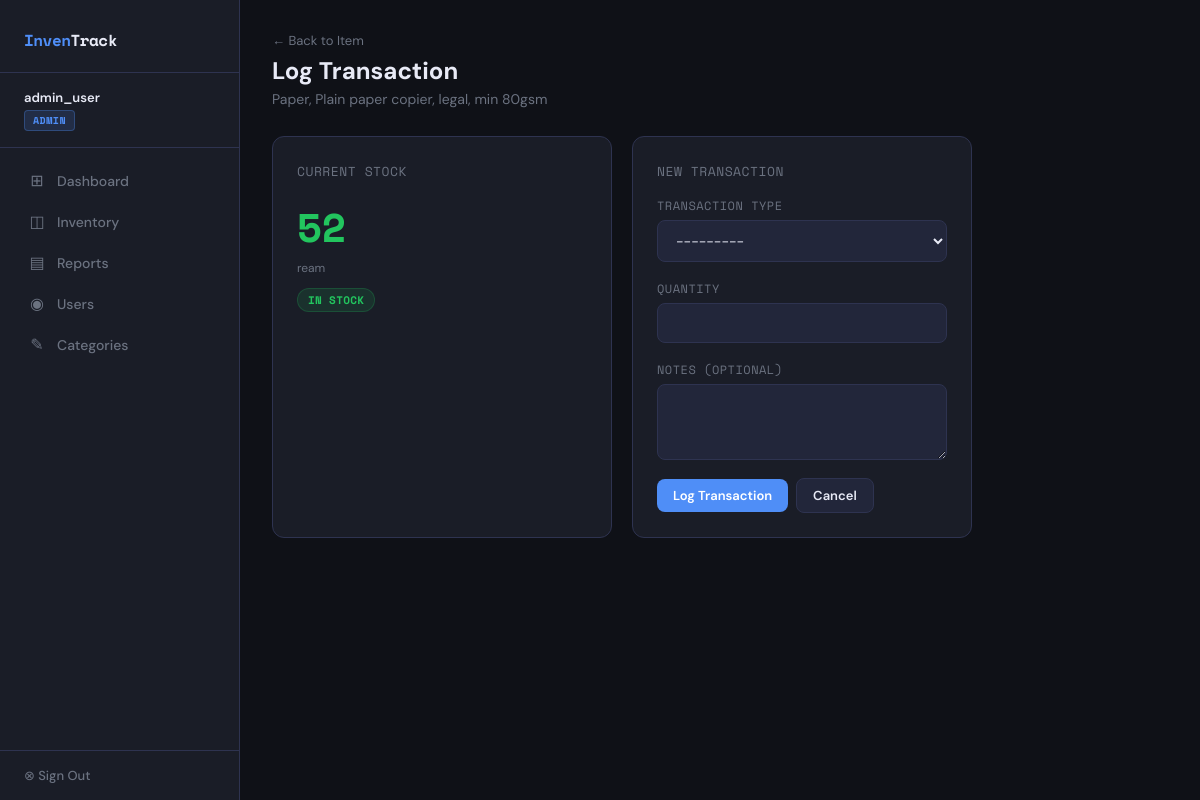
The page /items/1/transaction/ (signed in) on the database its author committed.
### inventory_system_m/inventory/models.py (models this page shows, shortened)
class UserProfile(models.Model):
    ROLE_CHOICES = [
        ('admin', 'Admin'),
        ('supplier', 'Supplier'),
        ('user', 'User'),
    ]
    user = models.OneToOneField(User, on_delete=models.CASCADE, related_name='profile')
    role = models.CharField(max_length=20, choices=ROLE_CHOICES, default='user')

class Item(models.Model):
    UNIT_CHOICES = [
        ('piece', 'Piece'), ('ream', 'Ream'), ('box', 'Box'),
        ('pack', 'Pack'), ('roll', 'Roll'), ('set', 'Set'),
        ('bundle', 'Bundle'), ('can', 'Can'), ('pair', 'Pair'),
        ('bottle', 'Bottle'), ('pad', 'Pad'),
    ]
    stock_number = models.IntegerField(unique=True)
    item_code = models.CharField(max_length=100, blank=True)
    item_name = models.CharField(max_length=255, blank=True, default='')
    description = models.CharField(max_length=255)
    category = models.ForeignKey(Category, on_delete=models.SET_NULL, null=True, blank=True)
    unit_of_measure = models.CharField(max_length=20, choices=UNIT_CHOICES, default='piece')
    quantity = models.IntegerField(default=0)
    minimum_quantity = models.IntegerField(default=10, help_text="Low stock threshold")
    unit_price = models.DecimalField(max_digits=10, decimal_places=2, default=0.00)
    created_at = models.DateTimeField(auto_now_add=True)
    updated_at = models.DateTimeField(auto_now=True)
    @property
    def stock_status(self):
        if self.quantity == 0:
            return 'out_of_stock'
        elif self.quantity <= self.minimum_quantity:
            return 'low_stock'
        return 'in_stock'
    class Meta:
        ordering = ['stock_number']

### inventory_system_m/inventory/views.py (the view)
# urls.py: path('items/<int:pk>/transaction/', views.transaction_create, name='transaction_create'),
@login_required
def transaction_create(request, pk):
    role = get_role(request.user)
    if role != 'admin':
        messages.error(request, 'Only admins can log transactions.')
        return redirect('item_detail', pk=pk)
    item = get_object_or_404(Item, pk=pk)
    if request.method == 'POST':
        form = TransactionForm(request.POST)
        if form.is_valid():
            tx = form.save(commit=False)
            tx.item = item
            tx.performed_by = request.user
            tx.previous_quantity = item.quantity
            if tx.transaction_type == 'in':
                item.quantity += tx.quantity
            elif tx.transaction_type == 'out':
                if tx.quantity > item.quantity:
                    messages.error(request, 'Cannot remove more than available stock.')
                    return render(request, 'inventory/transaction_form.html', {'form': form, 'item': item, 'role': role})
                item.quantity -= tx.quantity
            else:
                item.quantity = tx.quantity
            tx.new_quantity = item.quantity
            item.save()
            tx.save()
            messages.success(request, 'Transaction logged successfully.')
            return redirect('item_detail', pk=pk)
    else:
        form = TransactionForm()
    return render(request, 'inventory/transaction_form.html', {'form': form, 'item': item, 'role': role})

### inventory_system_m/inventory/forms.py
class TransactionForm(forms.ModelForm):
    class Meta:
        model = Transaction
        fields = ['transaction_type', 'quantity', 'notes']
        widgets = {
            'transaction_type': forms.Select(attrs={'class': 'form-control'}),
            'quantity': forms.NumberInput(attrs={'class': 'form-control', 'min': '1'}),
            'notes': forms.Textarea(attrs={'class': 'form-control', 'rows': 3}),
        }

### inventory_system_m/inventory/views.py (called while the page is built)
def get_role(user):
    try:
        return user.profile.role
    except:
        return 'user'

### inventory_system_m/inventory/templates/inventory/transaction_form.html (shortened to what this page needs)
{% extends 'inventory/base.html' %}
{% block content %}
<div class="page-header">
  <a href="{% url 'item_detail' item.pk %}" style="color:var(--muted); text-decoration:none; font-size:13px;">← Back to Item</a>
  <h1 style="margin-top:6px;">Log Transaction</h1>
  <p>{{ item.description }}</p>
</div>
<div style="display:grid; grid-template-columns:1fr 1fr; gap:20px; max-width:700px;">
  <div class="card">
    <div class="card-title">Current Stock</div>
    <div style="font-size:40px; font-family:var(--mono); font-weight:700;
      {% if item.stock_status == 'out_of_stock' %}color:var(--danger){% elif item.stock_status == 'low_stock' %}color:var(--warning){% else %}color:var(--success){% endif %}">
      {{ item.quantity }}
    </div>
    <div style="color:var(--muted); font-size:12px; margin-top:4px;">{{ item.unit_of_measure }}</div>
    <div style="margin-top:12px;">
      {% if item.stock_status == 'out_of_stock' %}<span class="badge badge-out">Out of Stock</span>
      {% elif item.stock_status == 'low_stock' %}<span class="badge badge-low">Low Stock</span>
      {% else %}<span class="badge badge-ok">In Stock</span>{% endif %}
    </div>
  </div>
  <div class="card">
    <div class="card-title">New Transaction</div>
    <form method="post">
      <div class="form-group">
        <label>Transaction Type</label>
        {{ form.transaction_type }}
      </div>
      <div class="form-group">
        <label>Quantity</label>
        {{ form.quantity }}
      </div>
      <div class="form-group">
        <label>Notes (optional)</label>
        {{ form.notes }}
      </div>
      <div class="flex">
        <button type="submit" class="btn btn-primary">Log Transaction</button>
        <a href="{% url 'item_detail' item.pk %}" class="btn btn-secondary">Cancel</a>
      </div>
    </form>
  </div>
</div>
{% endblock %}

### inventory_system_m/inventory/templates/inventory/base.html (shortened to what this page needs)
﻿<!DOCTYPE html>
<html lang="en">
  <head>
  </head>
  <body>
    {% if user.is_authenticated %}
      <nav class="sidebar">
        <div class="sidebar-logo">
          Inven<span>Track</span>
        </div>
        <div class="sidebar-user">
          <div class="uname">{{ user.username }}</div>
          {% with role=user.profile.role %}
            <div class="role-badge role-{{ role }}">{{ role }}</div>
          {% endwith %}
        </div>
        <div class="nav">
          <a
            href="{% url 'dashboard' %}"
            class="{% if request.resolver_match.url_name == 'dashboard' %}active{% endif %}"
          >
            <span class="icon">⊞</span>
            Dashboard
          </a>
          <a
            href="{% url 'item_list' %}"
            class="{% if 'item' in request.resolver_match.url_name %}active{% endif %}"
          >
            <span class="icon">◫</span>
            Inventory
          </a>
          <a
            href="{% url 'reports' %}"
            class="{% if request.resolver_match.url_name == 'reports' %}active{% endif %}"
          >
            <span class="icon">▤</span>
            Reports
          </a>
          {% if user.profile.role == 'admin' %}
            <a
              href="{% url 'user_management' %}"
              class="{% if request.resolver_match.url_name == 'user_management' %}active{% endif %}"
            >
              <span class="icon">◉</span>
              Users
            </a>
            <a
              href="{% url 'category_list' %}"
              class="{% if 'category' in request.resolver_match.url_name %}active{% endif %}"
            >
              <span class="icon">✎</span>
              Categories
            </a>
          {% endif %}
        </div>
        <div class="sidebar-footer">
          <a href="{% url 'logout' %}">⊗ Sign Out</a>
        </div>
      </nav>
    {% endif %}
    <main class="main" {% if not user.is_authenticated %}style="margin-left:0;display:flex;align-items:center;justify-content:center;"{% endif %}>
      {% block content %}{% endblock %}
    </main>
  </body>
</html>

### inventory_system_m/inventory/templates/inventory/base.html (style rules this page uses)
:root { --bg: #0f1117; --surface: #1a1d27; --surface2: #22263a; --border: #2e3350; --accent: #4f8ef7; --accent2: #7c5cbf; --success: #22c55e; --warning: #f59e0b; --danger: #ef4444; --text: #e8eaf6; --muted: #6b7280; --font: 'DM Sans', sans-serif; --mono: 'Space Mono', monospace; }
* { box-sizing: border-box; margin: 0; padding: 0; }
body { background: var(--bg); color: var(--text); font-family: var(--font); min-height: 100vh; display: flex; }
.sidebar { width: 240px; background: var(--surface); border-right: 1px solid var(--border); display: flex; flex-direction: column; position: fixed; height: 100vh; z-index: 100; }
.sidebar-logo { padding: 28px 24px 20px; border-bottom: 1px solid var(--border); font-family: var(--mono); font-size: 16px; font-weight: 700; color: var(--accent); letter-spacing: -0.5px; }
.sidebar-logo span { color: var(--text); }
.sidebar-user { padding: 16px 24px; border-bottom: 1px solid var(--border); }
.sidebar-user .uname { font-size: 13px; font-weight: 600; }
.role-badge { display: inline-block; font-size: 10px; font-family: var(--mono); padding: 2px 8px; border-radius: 4px; font-weight: 700; text-transform: uppercase; letter-spacing: 0.5px; margin-top: 4px; }
.role-admin { background: rgba(79, 142, 247, 0.15); color: var(--accent); border: 1px solid rgba(79, 142, 247, 0.3); }
.nav { flex: 1; padding: 12px 0; }
.nav a { display: flex; align-items: center; gap: 10px; padding: 10px 24px; font-size: 14px; font-weight: 500; color: var(--muted); text-decoration: none; transition: all 0.15s; border-left: 3px solid transparent; }
.nav a .icon { font-size: 16px; width: 20px; text-align: center; }
.sidebar-footer { padding: 16px 24px; border-top: 1px solid var(--border); }
.sidebar-footer a { color: var(--muted); text-decoration: none; font-size: 13px; font-weight: 500; }
.main { margin-left: 240px; flex: 1; padding: 32px; min-height: 100vh; }
.page-header { margin-bottom: 28px; }
.page-header h1 { font-size: 24px; font-weight: 700; }
.page-header p { color: var(--muted); font-size: 14px; margin-top: 4px; }
.card { background: var(--surface); border: 1px solid var(--border); border-radius: 12px; padding: 24px; margin-bottom: 24px; }
.card-title { font-size: 13px; font-family: var(--mono); text-transform: uppercase; letter-spacing: 0.5px; color: var(--muted); margin-bottom: 16px; }
.badge { display: inline-block; padding: 3px 10px; border-radius: 20px; font-size: 11px; font-family: var(--mono); font-weight: 700; text-transform: uppercase; letter-spacing: 0.3px; }
.badge-ok { background: rgba(34, 197, 94, 0.12); color: var(--success); border: 1px solid rgba(34, 197, 94, 0.2); }
.btn { display: inline-flex; align-items: center; gap: 6px; padding: 8px 16px; border-radius: 8px; font-size: 13px; font-weight: 600; cursor: pointer; border: none; text-decoration: none; transition: all 0.15s; font-family: var(--font); }
.btn-primary { background: var(--accent); color: white; }
.btn-secondary { background: var(--surface2); color: var(--text); border: 1px solid var(--border); }
.form-group { margin-bottom: 18px; }
label { display: block; font-size: 12px; font-family: var(--mono); text-transform: uppercase; letter-spacing: 0.5px; color: var(--muted); margin-bottom: 6px; }
.form-control { width: 100%; padding: 10px 14px; background: var(--surface2); border: 1px solid var(--border); border-radius: 8px; color: var(--text); font-family: var(--font); font-size: 14px; outline: none; transition: border-color 0.15s; }
.flex { display: flex; align-items: center; gap: 8px; }

### rows shown on the page
UserProfile: role "ADMIN"
Item: description "Paper, Plain paper copier, legal, min 80gsm", quantity "52", unit_of_measure "ream"

### other values the page prints
{{ user.username }} "admin_user"
